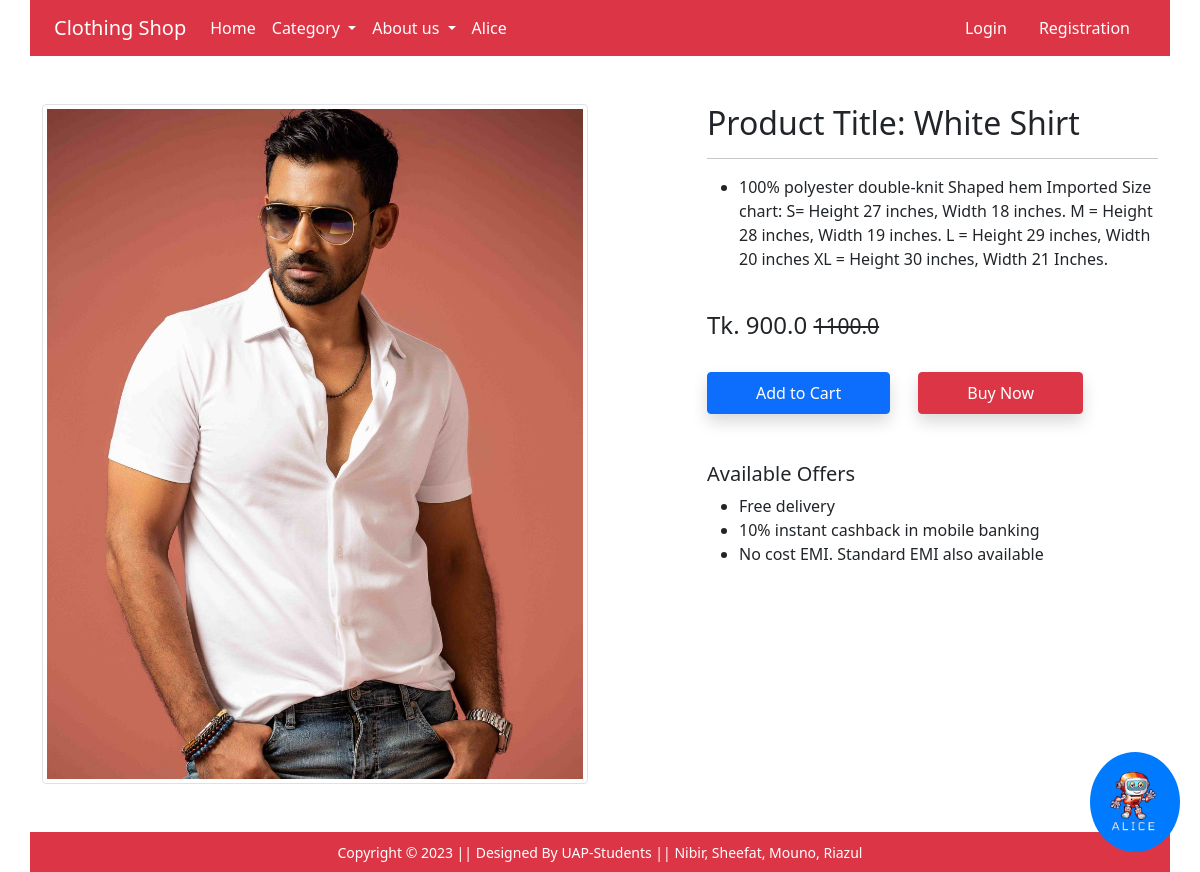
Screenshot of /product-detail/2 with the database file from the repository.
### app/models.py (models this page shows, shortened)
class Product(models.Model):
    title = models.CharField(max_length=100)
    selling_price = models.FloatField()
    discounted_price = models.FloatField()
    description = models.TextField(default='null')
    category = models.CharField(choices=CATEGORY_CHOICES, max_length=2)
    p_image = models.ImageField(upload_to='product_img')

### app/views.py (the view)
# urls.py: path('product-detail/<int:pk>', views.ProductDeatilView.as_view(), name='product-detail'),
class ProductDeatilView(View):
 def get(self, request, pk):
  product = Product.objects.get(pk=pk)
  item_already_in_cart = False
  if request.user.is_authenticated:
    item_already_in_cart = Cart.objects.filter(Q(product=product.id) & Q(user=request.user)).exists()
  return render(request, 'app/productdetail.html', {'product': product, 'item_already_in_cart':item_already_in_cart})

### app/templates/app/productdetail.html (shortened to what this page needs)
{% extends 'app/base.html' %}
{% load static %}
{% block main-content %}
<div class="container my-5">
 <div class="row">
  <div class="col-sm-6 text-center align-self-center">
   <img src="{{product.p_image.url}}" alt="" class="img-fluid img-thumbnail">
  </div>
  <div class="col-sm-5 offset-sm-1">
   <h2>Product Title: {{product.title}}</h2>
   <hr>
   <ul>
    <li>
     {{ product.description}}
    </li>
   </ul> <br>
   <h4>Tk. {{ product.discounted_price }} <small class="fw-light text-decoration-line-through">{{ product.selling_price }}</small></h4> <br>
    {% if not request.user.is_authenticated %}
   <form action="/add-to-cart" class="d-inline">
    <button type="submit" class="btn btn-primary shadow px-5 py-2">Add to Cart</button>
   </form>
   <a href="{% url 'showcart' %}" class="btn btn-danger shadow px-5 py-2 ms-4">Buy Now</a>
   {% endif %}
   <h5 class="mt-5">Available Offers</h5>
   <ul>
    <li>Free delivery</li>
    <li>10% instant cashback in mobile banking</li>
    <li>No cost EMI. Standard EMI also available</li>
   </ul>
  </div>
 </div>
</div>
{% endblock main-content %}

### rows the page displays
Product: p_image (picture), title "White Shirt", description "100% polyester double-knit Shaped hem Imported Size chart: S= Height 27 inches, Width 18 inches. M = Height 28 inches, Width 19 inches. L = Height 29 inches, Width 20 inches XL = Height 30 inches, Width 21 Inches.", discounted_price "900.0", selling_price "1100.0"
